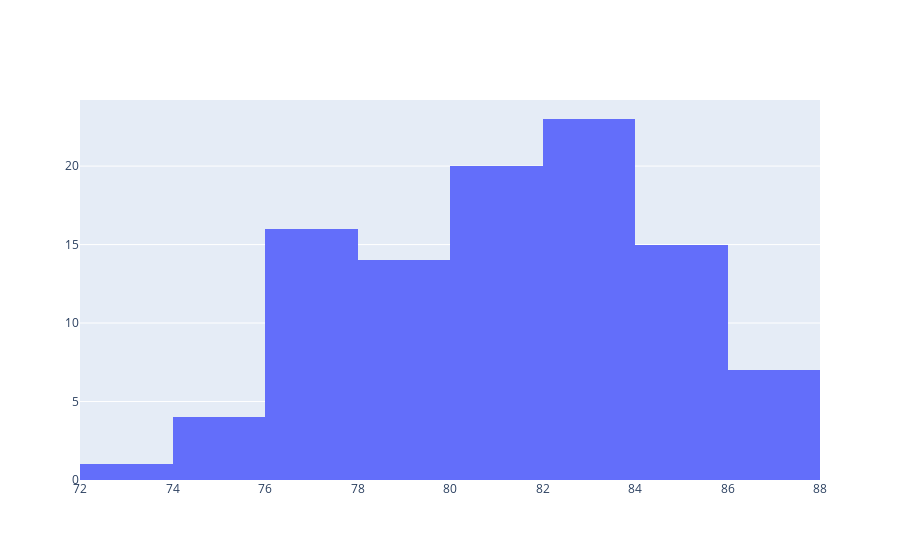

Notebook code cell kept with this figure:
### Code cell
fig = go.Figure()
fig.add_trace(go.Histogram(x=male["le_agg"], histnorm="percent"))
fig.show()
